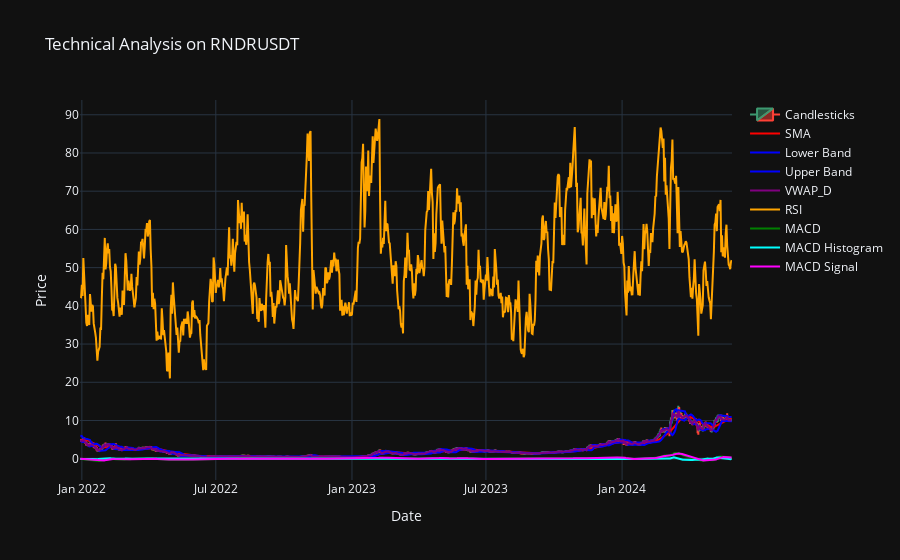

The cell this chart's notebook holds for it:
### Code cell
# Plotting the data
fig = go.Figure(data=[go.Candlestick(x=data.index,
                open=data['open'],
                high=data['high'],
                low=data['low'],
                close=data['close'],
                name='Candlesticks')])

# Add the moving averages and other indicators to the plot
fig.add_trace(go.Scatter(x=data.index, y=data['SMA'], mode='lines', name='SMA', line=dict(color='red')))
fig.add_trace(go.Scatter(x=data.index, y=data['Lower Band'], mode='lines', name='Lower Band', line=dict(color='blue')))
fig.add_trace(go.Scatter(x=data.index, y=data['Upper Band'], mode='lines', name='Upper Band', line=dict(color='blue')))
fig.add_trace(go.Scatter(x=data.index, y=data['VWAP_D'], mode='lines', name='VWAP_D', line=dict(color='purple')))
fig.add_trace(go.Scatter(x=data.index, y=data['RSI'], mode='lines', name='RSI', line=dict(color='orange')))
fig.add_trace(go.Scatter(x=data.index, y=data['MACD_12_26_9'], mode='lines', name='MACD', line=dict(color='green')))
fig.add_trace(go.Scatter(x=data.index, y=data['MACDh_12_26_9'], mode='lines', name='MACD Histogram', line=dict(color='cyan')))
fig.add_trace(go.Scatter(x=data.index, y=data['MACDs_12_26_9'], mode='lines', name='MACD Signal', line=dict(color='magenta')))

fig.update_layout(
    title='Technical Analysis on RNDRUSDT',
    yaxis_title='Price',
    xaxis_title='Date',
    xaxis_rangeslider_visible=False,
    template='plotly_dark'
)

fig.show()

### Figure 1 — Plotly figure (JSON) as saved in the notebook; plotly's stock layout.template omitted (floating-point values rounded to 4 significant figures; data arrays with more than 128 entries replaced by an {"elided": "..."} marker saying what was removed)
{"data": [{"close": {"elided": "881 float values"}, "high": {"elided": "881 float values"}, "low": {"elided": "881 float values"}, "name": "Candlesticks", "open": {"elided": "881 float values"}, "type": "candlestick", "x": {"elided": "881 str values"}}, {"line": {"color": "red"}, "mode": "lines", "name": "SMA", "type": "scatter", "x": {"elided": "881 str values"}, "y": {"elided": "881 float values"}}, {"line": {"color": "blue"}, "mode": "lines", "name": "Lower Band", "type": "scatter", "x": {"elided": "881 str values"}, "y": {"elided": "881 float values"}}, {"line": {"color": "blue"}, "mode": "lines", "name": "Upper Band", "type": "scatter", "x": {"elided": "881 str values"}, "y": {"elided": "881 float values"}}, {"line": {"color": "purple"}, "mode": "lines", "name": "VWAP_D", "type": "scatter", "x": {"elided": "881 str values"}, "y": {"elided": "881 float values"}}, {"line": {"color": "orange"}, "mode": "lines", "name": "RSI", "type": "scatter", "x": {"elided": "881 str values"}, "y": {"elided": "881 float values"}}, {"line": {"color": "green"}, "mode": "lines", "name": "MACD", "type": "scatter", "x": {"elided": "881 str values"}, "y": {"elided": "881 float values"}}, {"line": {"color": "cyan"}, "mode": "lines", "name": "MACD Histogram", "type": "scatter", "x": {"elided": "881 str values"}, "y": {"elided": "881 float values"}}, {"line": {"color": "magenta"}, "mode": "lines", "name": "MACD Signal", "type": "scatter", "x": {"elided": "881 str values"}, "y": {"elided": "881 float values"}}], "layout": {"title": {"text": "Technical Analysis on RNDRUSDT"}, "xaxis": {"rangeslider": {"visible": false}, "title": {"text": "Date"}}, "yaxis": {"title": {"text": "Price"}}}}
